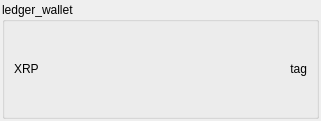
<?xml version="1.0" encoding="UTF-8"?>
<ui version="4.0">
 <class>wallet_widget</class>
 <widget class="QWidget" name="wallet_widget">
  <property name="geometry">
   <rect>
    <x>0</x>
    <y>0</y>
    <width>321</width>
    <height>121</height>
   </rect>
  </property>
  <property name="windowTitle">
   <string>GroupBox</string>
  </property>
  <layout class="QVBoxLayout" name="verticalLayout">
   <property name="leftMargin">
    <number>2</number>
   </property>
   <property name="topMargin">
    <number>2</number>
   </property>
   <property name="rightMargin">
    <number>2</number>
   </property>
   <property name="bottomMargin">
    <number>2</number>
   </property>
   <item>
    <widget class="QGroupBox" name="ledger_wallet">
     <property name="title">
      <string>ledger_wallet</string>
     </property>
     <layout class="QGridLayout" name="gridLayout_2">
      <item row="3" column="0" colspan="2">
       <layout class="QVBoxLayout" name="currencies_layout"/>
      </item>
      <item row="1" column="0" colspan="2">
       <layout class="QHBoxLayout" name="horizontalLayout">
        <item>
         <widget class="QLabel" name="address">
          <property name="text">
           <string>XRP</string>
          </property>
          <property name="alignment">
           <set>Qt::AlignLeading|Qt::AlignLeft|Qt::AlignVCenter</set>
          </property>
         </widget>
        </item>
        <item>
         <widget class="QLabel" name="tag">
          <property name="text">
           <string>tag</string>
          </property>
          <property name="alignment">
           <set>Qt::AlignRight|Qt::AlignTrailing|Qt::AlignVCenter</set>
          </property>
         </widget>
        </item>
       </layout>
      </item>
     </layout>
    </widget>
   </item>
  </layout>
 </widget>
 <resources/>
 <connections/>
</ui>
